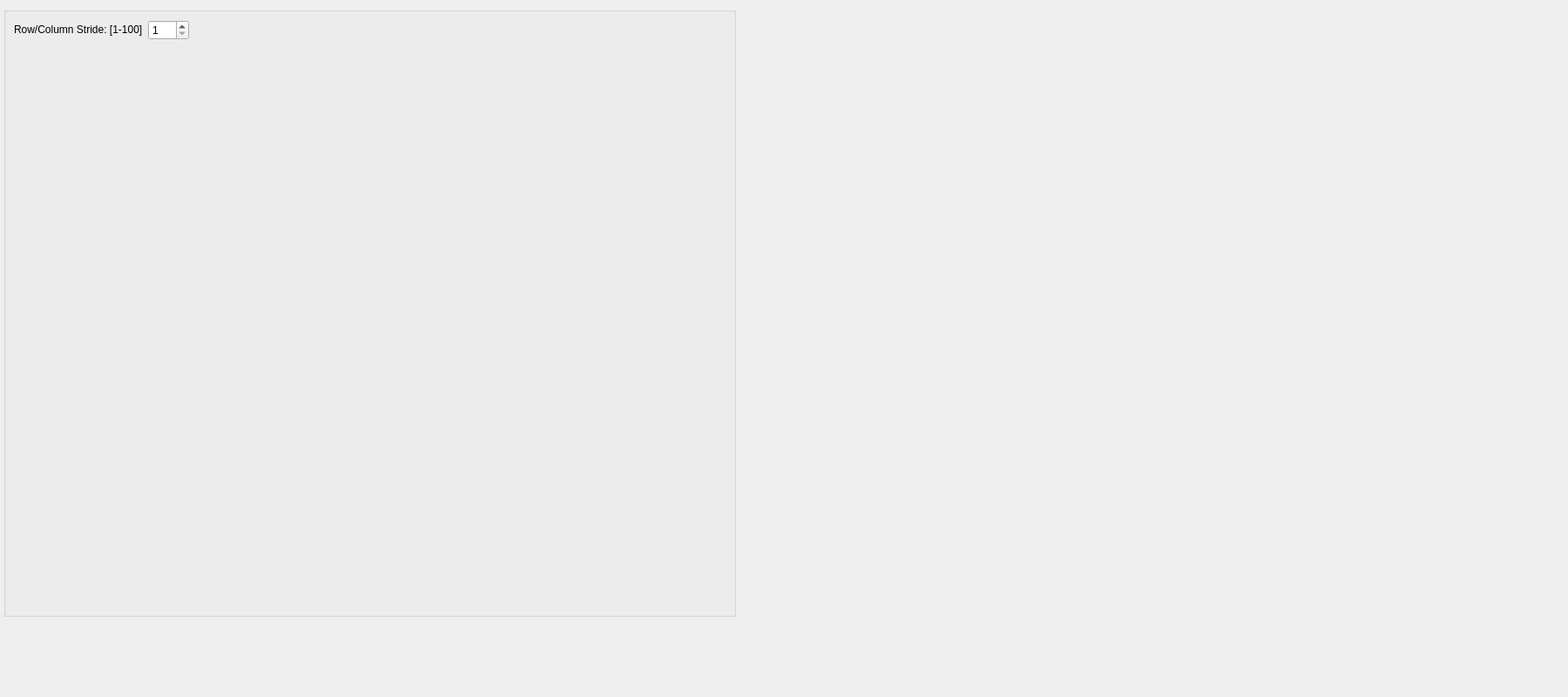
     <widget class="QWidget" name="HRRRTab">
      <property name="minimumSize">
       <size>
        <width>1800</width>
        <height>800</height>
       </size>
      </property>
      <attribute name="title">
       <string>HRRR Filter</string>
      </attribute>
      <widget class="QGroupBox" name="groupBox_filterHrrr">
       <property name="geometry">
        <rect>
         <x>4</x>
         <y>8</y>
         <width>841</width>
         <height>700</height>
        </rect>
       </property>
       <property name="sizePolicy">
        <sizepolicy hsizetype="MinimumExpanding" vsizetype="MinimumExpanding">
         <horstretch>0</horstretch>
         <verstretch>0</verstretch>
        </sizepolicy>
       </property>
       <property name="minimumSize">
        <size>
         <width>0</width>
         <height>700</height>
        </size>
       </property>
       <property name="title">
        <string/>
       </property>
       <layout class="QGridLayout" name="gridLayout_11">
        <item row="0" column="0">
         <widget class="QLabel" name="HRRRStrideSpinBoxLabel">
          <property name="text">
           <string>&lt;html&gt;&lt;head/&gt;&lt;body&gt;&lt;p&gt;Row/Column Stride: [1-100]&lt;/p&gt;&lt;/body&gt;&lt;/html&gt;</string>
          </property>
         </widget>
        </item>
        <item row="0" column="2">
         <spacer name="horizontalSpacer_16">
          <property name="orientation">
           <enum>Qt::Horizontal</enum>
          </property>
          <property name="sizeHint" stdset="0">
           <size>
            <width>40</width>
            <height>20</height>
           </size>
          </property>
         </spacer>
        </item>
        <item row="0" column="1">
         <widget class="QSpinBox" name="HRRRStrideSpinBox">
          <property name="sizePolicy">
           <sizepolicy hsizetype="Preferred" vsizetype="Preferred">
            <horstretch>0</horstretch>
            <verstretch>0</verstretch>
           </sizepolicy>
          </property>
          <property name="minimum">
           <number>1</number>
          </property>
          <property name="maximum">
           <number>100</number>
          </property>
          <property name="value">
           <number>1</number>
          </property>
         </widget>
        </item>
        <item row="1" column="0">
         <spacer name="verticalSpacer_10">
          <property name="orientation">
           <enum>Qt::Vertical</enum>
          </property>
          <property name="sizeHint" stdset="0">
           <size>
            <width>20</width>
            <height>40</height>
           </size>
          </property>
         </spacer>
        </item>
       </layout>
      </widget>
     </widget>
